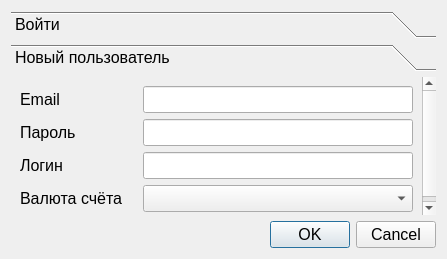
<?xml version="1.0" encoding="UTF-8"?>
<ui version="4.0">
 <class>AuthForm</class>
 <widget class="QDialog" name="AuthForm">
  <property name="geometry">
   <rect>
    <x>0</x>
    <y>0</y>
    <width>447</width>
    <height>259</height>
   </rect>
  </property>
  <property name="minimumSize">
   <size>
    <width>447</width>
    <height>259</height>
   </size>
  </property>
  <property name="maximumSize">
   <size>
    <width>447</width>
    <height>259</height>
   </size>
  </property>
  <property name="font">
   <font>
    <pointsize>12</pointsize>
   </font>
  </property>
  <property name="windowTitle">
   <string>Авnоризация</string>
  </property>
  <property name="autoFillBackground">
   <bool>true</bool>
  </property>
  <layout class="QVBoxLayout" name="verticalLayout">
   <item>
    <widget class="QToolBox" name="toolBox">
     <property name="autoFillBackground">
      <bool>true</bool>
     </property>
     <property name="frameShape">
      <enum>QFrame::NoFrame</enum>
     </property>
     <property name="currentIndex">
      <number>1</number>
     </property>
     <widget class="QWidget" name="page_auth">
      <property name="geometry">
       <rect>
        <x>0</x>
        <y>0</y>
        <width>158</width>
        <height>74</height>
       </rect>
      </property>
      <attribute name="label">
       <string>Войти</string>
      </attribute>
      <layout class="QFormLayout" name="formLayout">
       <property name="formAlignment">
        <set>Qt::AlignLeading|Qt::AlignLeft|Qt::AlignTop</set>
       </property>
       <property name="horizontalSpacing">
        <number>20</number>
       </property>
       <item row="0" column="0">
        <widget class="QLabel" name="label_auth_login">
         <property name="text">
          <string>Логин</string>
         </property>
        </widget>
       </item>
       <item row="0" column="1">
        <widget class="QLineEdit" name="lineEdit_auth_login"/>
       </item>
       <item row="1" column="0">
        <widget class="QLabel" name="label_auth_password">
         <property name="text">
          <string>Пароль</string>
         </property>
        </widget>
       </item>
       <item row="1" column="1">
        <widget class="QLineEdit" name="lineEdit_auth_password">
         <property name="echoMode">
          <enum>QLineEdit::Password</enum>
         </property>
         <property name="clearButtonEnabled">
          <bool>false</bool>
         </property>
        </widget>
       </item>
      </layout>
     </widget>
     <widget class="QWidget" name="page_register">
      <property name="geometry">
       <rect>
        <x>0</x>
        <y>0</y>
        <width>429</width>
        <height>142</height>
       </rect>
      </property>
      <attribute name="label">
       <string>Новый пользователь</string>
      </attribute>
      <layout class="QFormLayout" name="formLayout_2">
       <property name="formAlignment">
        <set>Qt::AlignLeading|Qt::AlignLeft|Qt::AlignTop</set>
       </property>
       <property name="horizontalSpacing">
        <number>20</number>
       </property>
       <property name="verticalSpacing">
        <number>6</number>
       </property>
       <item row="0" column="0">
        <widget class="QLabel" name="label_register_email">
         <property name="text">
          <string>Email</string>
         </property>
        </widget>
       </item>
       <item row="0" column="1">
        <widget class="QLineEdit" name="lineEdit_register_email">
         <property name="inputMask">
          <string/>
         </property>
         <property name="text">
          <string/>
         </property>
         <property name="maxLength">
          <number>32767</number>
         </property>
        </widget>
       </item>
       <item row="1" column="0">
        <widget class="QLabel" name="label_register_password">
         <property name="text">
          <string>Пароль</string>
         </property>
        </widget>
       </item>
       <item row="1" column="1">
        <widget class="QLineEdit" name="lineEdit_register_password"/>
       </item>
       <item row="2" column="0">
        <widget class="QLabel" name="label_register_login">
         <property name="text">
          <string>Логин</string>
         </property>
        </widget>
       </item>
       <item row="2" column="1">
        <widget class="QLineEdit" name="lineEdit_register_login"/>
       </item>
       <item row="3" column="0">
        <widget class="QLabel" name="label_register_rate">
         <property name="text">
          <string>Валюта счёта</string>
         </property>
        </widget>
       </item>
       <item row="3" column="1">
        <widget class="QComboBox" name="comboBox_register_rate">
         <property name="acceptDrops">
          <bool>false</bool>
         </property>
         <property name="editable">
          <bool>false</bool>
         </property>
         <property name="insertPolicy">
          <enum>QComboBox::InsertAtCurrent</enum>
         </property>
        </widget>
       </item>
      </layout>
     </widget>
    </widget>
   </item>
   <item>
    <widget class="QDialogButtonBox" name="buttonBox">
     <property name="orientation">
      <enum>Qt::Horizontal</enum>
     </property>
     <property name="standardButtons">
      <set>QDialogButtonBox::Cancel|QDialogButtonBox::Ok</set>
     </property>
    </widget>
   </item>
  </layout>
 </widget>
 <resources/>
 <connections>
  <connection>
   <sender>buttonBox</sender>
   <signal>accepted()</signal>
   <receiver>AuthForm</receiver>
   <slot>accept()</slot>
   <hints>
    <hint type="sourcelabel">
     <x>247</x>
     <y>223</y>
    </hint>
    <hint type="destinationlabel">
     <x>157</x>
     <y>258</y>
    </hint>
   </hints>
  </connection>
  <connection>
   <sender>buttonBox</sender>
   <signal>rejected()</signal>
   <receiver>AuthForm</receiver>
   <slot>reject()</slot>
   <hints>
    <hint type="sourcelabel">
     <x>315</x>
     <y>223</y>
    </hint>
    <hint type="destinationlabel">
     <x>286</x>
     <y>258</y>
    </hint>
   </hints>
  </connection>
 </connections>
</ui>
